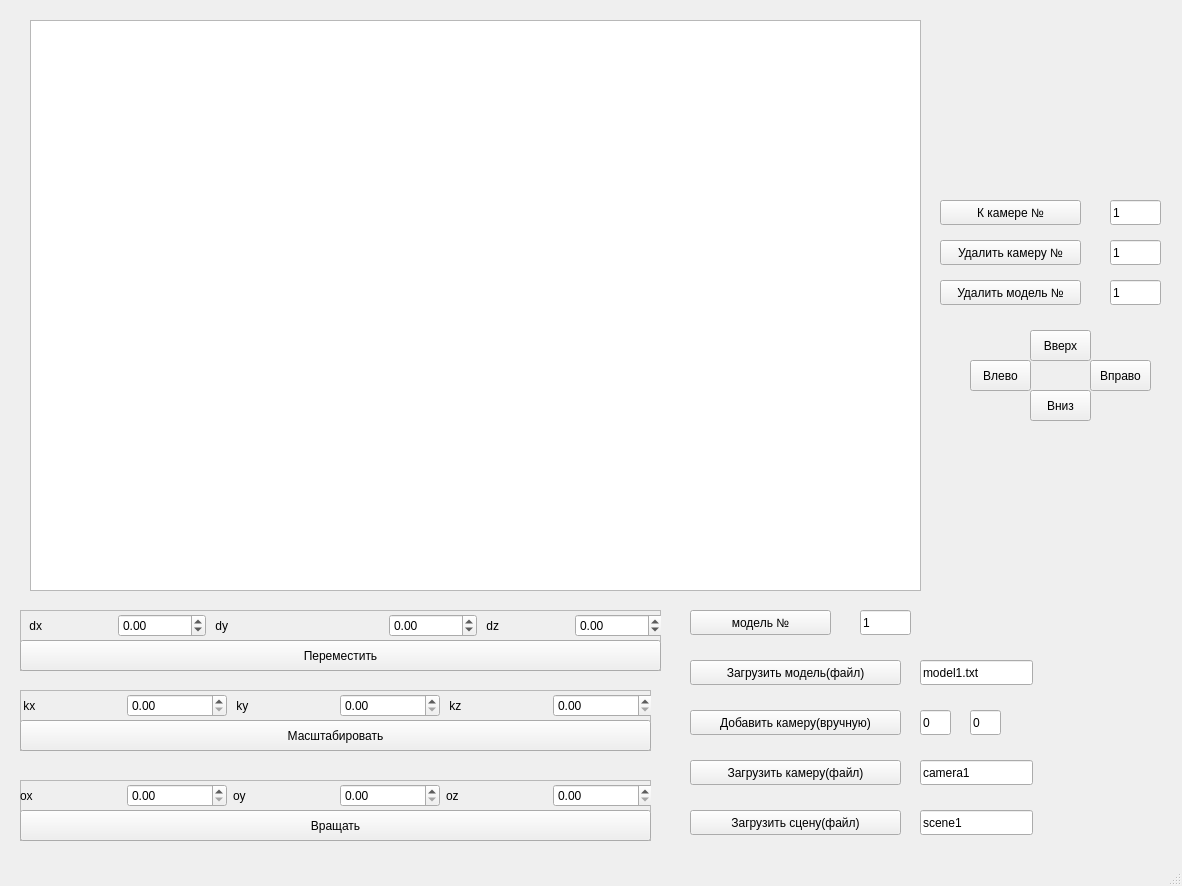
<?xml version="1.0" encoding="UTF-8"?>
<ui version="4.0">
 <class>MainWindow</class>
 <widget class="QMainWindow" name="MainWindow">
  <property name="geometry">
   <rect>
    <x>0</x>
    <y>0</y>
    <width>1182</width>
    <height>886</height>
   </rect>
  </property>
  <property name="sizePolicy">
   <sizepolicy hsizetype="Ignored" vsizetype="Ignored">
    <horstretch>0</horstretch>
    <verstretch>0</verstretch>
   </sizepolicy>
  </property>
  <property name="windowTitle">
   <string>MainWindow</string>
  </property>
  <widget class="QWidget" name="centralwidget">
   <widget class="QGraphicsView" name="graphicsView">
    <property name="geometry">
     <rect>
      <x>30</x>
      <y>20</y>
      <width>891</width>
      <height>571</height>
     </rect>
    </property>
   </widget>
   <widget class="QPushButton" name="load_button">
    <property name="geometry">
     <rect>
      <x>690</x>
      <y>660</y>
      <width>211</width>
      <height>25</height>
     </rect>
    </property>
    <property name="text">
     <string>Загрузить модель(файл)</string>
    </property>
   </widget>
   <widget class="QFrame" name="frame">
    <property name="geometry">
     <rect>
      <x>20</x>
      <y>610</y>
      <width>641</width>
      <height>61</height>
     </rect>
    </property>
    <property name="frameShape">
     <enum>QFrame::StyledPanel</enum>
    </property>
    <property name="frameShadow">
     <enum>QFrame::Raised</enum>
    </property>
    <widget class="QPushButton" name="move_button">
     <property name="geometry">
      <rect>
       <x>0</x>
       <y>30</y>
       <width>641</width>
       <height>31</height>
      </rect>
     </property>
     <property name="text">
      <string>Переместить</string>
     </property>
    </widget>
    <widget class="QWidget" name="gridLayoutWidget">
     <property name="geometry">
      <rect>
       <x>6</x>
       <y>0</y>
       <width>637</width>
       <height>31</height>
      </rect>
     </property>
     <layout class="QGridLayout" name="gridLayout">
      <item row="0" column="5">
       <widget class="QLabel" name="label_3">
        <property name="text">
         <string> dz</string>
        </property>
       </widget>
      </item>
      <item row="0" column="6">
       <widget class="QDoubleSpinBox" name="dz_box">
        <property name="minimum">
         <double>-99999999999999991611392.000000000000000</double>
        </property>
        <property name="maximum">
         <double>10000000000000000.000000000000000</double>
        </property>
       </widget>
      </item>
      <item row="0" column="4">
       <widget class="QDoubleSpinBox" name="dy_box">
        <property name="minimum">
         <double>-10000000000000000000000.000000000000000</double>
        </property>
        <property name="maximum">
         <double>10000000000000000000000.000000000000000</double>
        </property>
       </widget>
      </item>
      <item row="0" column="1">
       <widget class="QDoubleSpinBox" name="dx_box">
        <property name="minimum">
         <double>-10000000000000000.000000000000000</double>
        </property>
        <property name="maximum">
         <double>10000000000000000.000000000000000</double>
        </property>
       </widget>
      </item>
      <item row="0" column="0">
       <widget class="QLabel" name="label">
        <property name="text">
         <string> dx</string>
        </property>
       </widget>
      </item>
      <item row="0" column="2" colspan="2">
       <widget class="QLabel" name="label_2">
        <property name="text">
         <string> dy</string>
        </property>
       </widget>
      </item>
     </layout>
    </widget>
   </widget>
   <widget class="QFrame" name="frame_2">
    <property name="geometry">
     <rect>
      <x>20</x>
      <y>690</y>
      <width>631</width>
      <height>61</height>
     </rect>
    </property>
    <property name="minimumSize">
     <size>
      <width>301</width>
      <height>0</height>
     </size>
    </property>
    <property name="frameShape">
     <enum>QFrame::StyledPanel</enum>
    </property>
    <property name="frameShadow">
     <enum>QFrame::Raised</enum>
    </property>
    <widget class="QWidget" name="gridLayoutWidget_2">
     <property name="geometry">
      <rect>
       <x>0</x>
       <y>0</y>
       <width>633</width>
       <height>31</height>
      </rect>
     </property>
     <layout class="QGridLayout" name="gridLayout_2">
      <item row="0" column="5">
       <widget class="QDoubleSpinBox" name="kz_box">
        <property name="minimum">
         <double>0.000000000000000</double>
        </property>
        <property name="maximum">
         <double>10000000000000000.000000000000000</double>
        </property>
       </widget>
      </item>
      <item row="0" column="3">
       <widget class="QDoubleSpinBox" name="ky_box">
        <property name="minimum">
         <double>0.000000000000000</double>
        </property>
        <property name="maximum">
         <double>10000000000000000000000.000000000000000</double>
        </property>
       </widget>
      </item>
      <item row="0" column="1">
       <widget class="QDoubleSpinBox" name="kx_box">
        <property name="minimum">
         <double>0.000000000000000</double>
        </property>
        <property name="maximum">
         <double>10000000000000000.000000000000000</double>
        </property>
       </widget>
      </item>
      <item row="0" column="4">
       <widget class="QLabel" name="label_6">
        <property name="text">
         <string> kz</string>
        </property>
       </widget>
      </item>
      <item row="0" column="2">
       <widget class="QLabel" name="label_5">
        <property name="text">
         <string> ky</string>
        </property>
       </widget>
      </item>
      <item row="0" column="0">
       <widget class="QLabel" name="label_4">
        <property name="text">
         <string> kx</string>
        </property>
       </widget>
      </item>
     </layout>
    </widget>
   </widget>
   <widget class="QPushButton" name="add_camera">
    <property name="geometry">
     <rect>
      <x>690</x>
      <y>710</y>
      <width>211</width>
      <height>25</height>
     </rect>
    </property>
    <property name="text">
     <string>Добавить камеру(вручную)</string>
    </property>
   </widget>
   <widget class="QLineEdit" name="x_cam">
    <property name="geometry">
     <rect>
      <x>920</x>
      <y>710</y>
      <width>31</width>
      <height>25</height>
     </rect>
    </property>
    <property name="text">
     <string>0</string>
    </property>
   </widget>
   <widget class="QPushButton" name="load_camera">
    <property name="geometry">
     <rect>
      <x>690</x>
      <y>760</y>
      <width>211</width>
      <height>25</height>
     </rect>
    </property>
    <property name="text">
     <string>Загрузить камеру(файл)</string>
    </property>
   </widget>
   <widget class="QLineEdit" name="y_cam">
    <property name="geometry">
     <rect>
      <x>970</x>
      <y>710</y>
      <width>31</width>
      <height>25</height>
     </rect>
    </property>
    <property name="text">
     <string>0</string>
    </property>
   </widget>
   <widget class="QLineEdit" name="camera_file">
    <property name="geometry">
     <rect>
      <x>920</x>
      <y>760</y>
      <width>113</width>
      <height>25</height>
     </rect>
    </property>
    <property name="text">
     <string>camera1</string>
    </property>
   </widget>
   <widget class="QLineEdit" name="model_file">
    <property name="geometry">
     <rect>
      <x>920</x>
      <y>660</y>
      <width>113</width>
      <height>25</height>
     </rect>
    </property>
    <property name="text">
     <string>model1.txt</string>
    </property>
   </widget>
   <widget class="QPushButton" name="pushButton">
    <property name="geometry">
     <rect>
      <x>1030</x>
      <y>330</y>
      <width>61</width>
      <height>31</height>
     </rect>
    </property>
    <property name="text">
     <string>Вверх</string>
    </property>
   </widget>
   <widget class="QPushButton" name="cam_down">
    <property name="geometry">
     <rect>
      <x>1030</x>
      <y>390</y>
      <width>61</width>
      <height>31</height>
     </rect>
    </property>
    <property name="text">
     <string>Вниз</string>
    </property>
   </widget>
   <widget class="QPushButton" name="cam_left">
    <property name="geometry">
     <rect>
      <x>970</x>
      <y>360</y>
      <width>61</width>
      <height>31</height>
     </rect>
    </property>
    <property name="text">
     <string>Влево</string>
    </property>
   </widget>
   <widget class="QPushButton" name="cam_right">
    <property name="geometry">
     <rect>
      <x>1090</x>
      <y>360</y>
      <width>61</width>
      <height>31</height>
     </rect>
    </property>
    <property name="text">
     <string>Вправо</string>
    </property>
   </widget>
   <widget class="QPushButton" name="load_scene">
    <property name="geometry">
     <rect>
      <x>690</x>
      <y>810</y>
      <width>211</width>
      <height>25</height>
     </rect>
    </property>
    <property name="text">
     <string>Загрузить сцену(файл)</string>
    </property>
   </widget>
   <widget class="QLineEdit" name="scene_file">
    <property name="geometry">
     <rect>
      <x>920</x>
      <y>810</y>
      <width>113</width>
      <height>25</height>
     </rect>
    </property>
    <property name="text">
     <string>scene1</string>
    </property>
   </widget>
   <widget class="QPushButton" name="to_camera">
    <property name="geometry">
     <rect>
      <x>940</x>
      <y>200</y>
      <width>141</width>
      <height>25</height>
     </rect>
    </property>
    <property name="text">
     <string>К камере №</string>
    </property>
   </widget>
   <widget class="QPushButton" name="to_model">
    <property name="geometry">
     <rect>
      <x>690</x>
      <y>610</y>
      <width>141</width>
      <height>25</height>
     </rect>
    </property>
    <property name="text">
     <string>модель №</string>
    </property>
   </widget>
   <widget class="QLineEdit" name="to_cam_Edit">
    <property name="geometry">
     <rect>
      <x>1110</x>
      <y>200</y>
      <width>51</width>
      <height>25</height>
     </rect>
    </property>
    <property name="text">
     <string>1</string>
    </property>
   </widget>
   <widget class="QLineEdit" name="to_model_Edit">
    <property name="geometry">
     <rect>
      <x>860</x>
      <y>610</y>
      <width>51</width>
      <height>25</height>
     </rect>
    </property>
    <property name="text">
     <string>1</string>
    </property>
   </widget>
   <widget class="QPushButton" name="delete_camera">
    <property name="geometry">
     <rect>
      <x>940</x>
      <y>240</y>
      <width>141</width>
      <height>25</height>
     </rect>
    </property>
    <property name="text">
     <string>Удалить камеру №</string>
    </property>
   </widget>
   <widget class="QPushButton" name="delete_model">
    <property name="geometry">
     <rect>
      <x>940</x>
      <y>280</y>
      <width>141</width>
      <height>25</height>
     </rect>
    </property>
    <property name="text">
     <string>Удалить модель №</string>
    </property>
   </widget>
   <widget class="QLineEdit" name="del_cam_Edit">
    <property name="geometry">
     <rect>
      <x>1110</x>
      <y>240</y>
      <width>51</width>
      <height>25</height>
     </rect>
    </property>
    <property name="text">
     <string>1</string>
    </property>
   </widget>
   <widget class="QLineEdit" name="del_model_Edit">
    <property name="geometry">
     <rect>
      <x>1110</x>
      <y>280</y>
      <width>51</width>
      <height>25</height>
     </rect>
    </property>
    <property name="text">
     <string>1</string>
    </property>
   </widget>
   <widget class="QFrame" name="frame_3">
    <property name="geometry">
     <rect>
      <x>20</x>
      <y>780</y>
      <width>631</width>
      <height>61</height>
     </rect>
    </property>
    <property name="minimumSize">
     <size>
      <width>301</width>
      <height>0</height>
     </size>
    </property>
    <property name="frameShape">
     <enum>QFrame::StyledPanel</enum>
    </property>
    <property name="frameShadow">
     <enum>QFrame::Raised</enum>
    </property>
    <widget class="QPushButton" name="turn_button">
     <property name="geometry">
      <rect>
       <x>0</x>
       <y>30</y>
       <width>631</width>
       <height>31</height>
      </rect>
     </property>
     <property name="text">
      <string>Вращать</string>
     </property>
    </widget>
    <widget class="QWidget" name="gridLayoutWidget_3">
     <property name="geometry">
      <rect>
       <x>0</x>
       <y>0</y>
       <width>633</width>
       <height>31</height>
      </rect>
     </property>
     <layout class="QGridLayout" name="gridLayout_3">
      <item row="0" column="5">
       <widget class="QDoubleSpinBox" name="oz_box">
        <property name="minimum">
         <double>0.000000000000000</double>
        </property>
        <property name="maximum">
         <double>10000000000000000.000000000000000</double>
        </property>
       </widget>
      </item>
      <item row="0" column="3">
       <widget class="QDoubleSpinBox" name="oy_box">
        <property name="minimum">
         <double>0.000000000000000</double>
        </property>
        <property name="maximum">
         <double>10000000000000000000000.000000000000000</double>
        </property>
       </widget>
      </item>
      <item row="0" column="1">
       <widget class="QDoubleSpinBox" name="ox_box">
        <property name="minimum">
         <double>0.000000000000000</double>
        </property>
        <property name="maximum">
         <double>10000000000000000.000000000000000</double>
        </property>
       </widget>
      </item>
      <item row="0" column="4">
       <widget class="QLabel" name="label_7">
        <property name="text">
         <string>oz</string>
        </property>
       </widget>
      </item>
      <item row="0" column="2">
       <widget class="QLabel" name="label_8">
        <property name="text">
         <string>oy</string>
        </property>
       </widget>
      </item>
      <item row="0" column="0">
       <widget class="QLabel" name="label_9">
        <property name="text">
         <string>ox</string>
        </property>
       </widget>
      </item>
     </layout>
    </widget>
   </widget>
   <widget class="QPushButton" name="scale_button">
    <property name="geometry">
     <rect>
      <x>20</x>
      <y>720</y>
      <width>631</width>
      <height>31</height>
     </rect>
    </property>
    <property name="text">
     <string>Масштабировать</string>
    </property>
   </widget>
  </widget>
  <widget class="QStatusBar" name="statusbar"/>
 </widget>
 <resources/>
 <connections/>
</ui>
